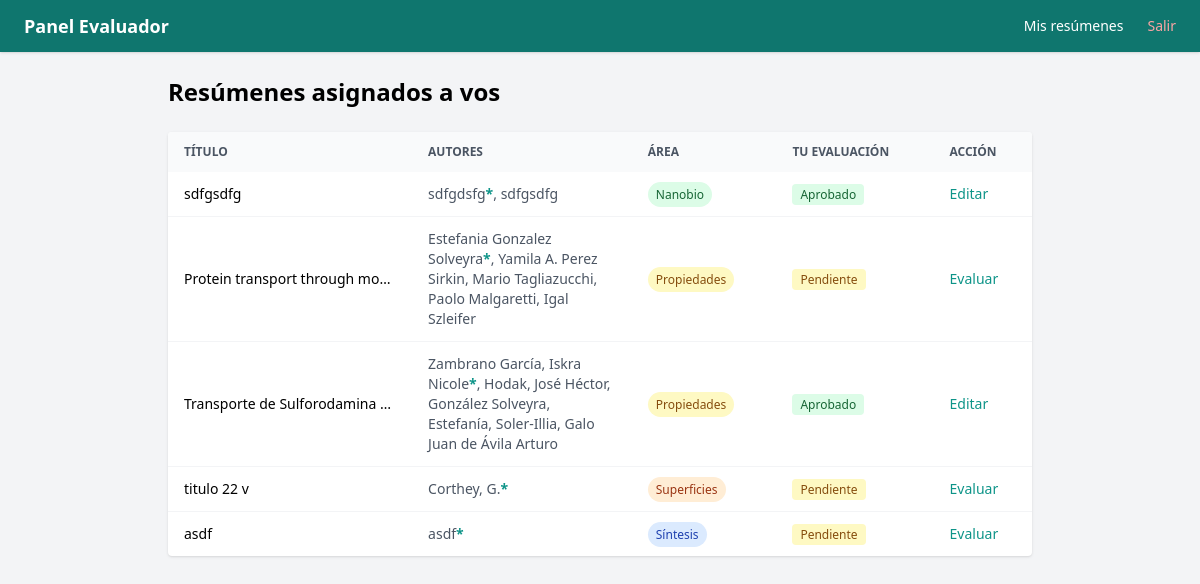
Screenshot of /eval (signed in) with the database file from the repository.
### app/models.py (models this page shows)
class Asignacion(Base):
    __tablename__ = "asignaciones"
    id = Column(Integer, primary_key=True, index=True)
    abstract_id = Column(Integer, ForeignKey("abstracts.id"), nullable=False)
    evaluador_id = Column(Integer, ForeignKey("users.id"), nullable=False)
    abstract = relationship("Abstract", back_populates="asignaciones")
    evaluador = relationship("User", back_populates="asignaciones")

class Abstract(Base):
    __tablename__ = "abstracts"
    id = Column(Integer, primary_key=True, index=True)
    titulo = Column(String, nullable=False)
    autor = Column(String, nullable=False)
    afiliacion = Column(String, nullable=False)
    email_autor = Column(String, nullable=False)
    contenido_html = Column(Text, nullable=False)
    presentacion_oral = Column(Integer, default=0)  # 1 = sí
    estado = Column(Enum(EstadoEnum), default=EstadoEnum.pendiente)
    fecha_envio = Column(DateTime, default=datetime.utcnow)
    reviews = relationship("Review", back_populates="abstract")
    asignaciones = relationship("Asignacion", back_populates="abstract")
    autores = relationship("Autor", back_populates="abstract", order_by="Autor.orden")
    afiliaciones = relationship("Afiliacion", back_populates="abstract", order_by="Afiliacion.orden")
    area_tematica = Column(String, nullable=True)
    referencias_html = Column(Text, nullable=True)
    tiene_referencias = Column(Integer, default=0)  # 1 = sí, 0 = no
    tipo_asignado_admin = Column(String, nullable=True)  # 'oral', 'poster', o None

class Autor(Base):
    __tablename__ = "autores"
    id = Column(Integer, primary_key=True, index=True)
    abstract_id = Column(Integer, ForeignKey("abstracts.id"), nullable=False)
    nombre = Column(String, nullable=False)
    orden = Column(Integer, nullable=False)
    es_presentador = Column(Integer, default=0)  # 1 = sí
    afiliaciones_ids = Column(String, nullable=True)  # ej: "1,2"
    abstract = relationship("Abstract", back_populates="autores")

### app/main.py (the view)
@app.get("/eval", response_class=HTMLResponse)
def eval_lista(
    request: Request,
    current_user: models.User = Depends(require_evaluador),
    db: Session = Depends(get_db)
):
    asignaciones = db.query(models.Asignacion).filter(
    models.Asignacion.evaluador_id == current_user.id
    ).all()
    reviews = db.query(models.Review).filter(
        models.Review.evaluador_id == current_user.id
    ).all()
    reviews_map = {r.abstract_id: r for r in reviews}
    return templates.TemplateResponse("eval/lista.html", {
        "request": request,
        "asignaciones": asignaciones,
        "reviews_map": reviews_map,
        "current_user": current_user
    })

### app/templates/eval/lista.html
{% extends "eval/base.html" %}
{% block content %}
<h1 class="text-2xl font-bold mb-6">Resúmenes asignados a vos</h1>
{% if asignaciones %}
<div class="bg-white rounded shadow overflow-x-auto">
    <table class="text-sm" style="min-width: 600px; width: 100%;">
        <thead class="bg-gray-50 text-gray-600 uppercase text-xs">
            <tr>
                <th class="px-4 py-3 text-left">Título</th>
                <th class="px-4 py-3 text-left">Autores</th>
                <th class="px-4 py-3 text-left">Área</th>
                <th class="px-4 py-3 text-left">Tu evaluación</th>
                <th class="px-4 py-3 text-left">Acción</th>
            </tr>
        </thead>
        <tbody class="divide-y divide-gray-100">
            {% for asig in asignaciones %}
            {% set review = reviews_map.get(asig.abstract_id) %}
            {% set area_info = {
                '1': ('Síntesis', 'bg-blue-100 text-blue-800'),
                '2': ('Autoensamblado', 'bg-purple-100 text-purple-800'),
                '3': ('Nanobio', 'bg-green-100 text-green-800'),
                '4': ('Superficies', 'bg-orange-100 text-orange-800'),
                '5': ('Propiedades', 'bg-yellow-100 text-yellow-800'),
                '6': ('Aplicaciones', 'bg-teal-100 text-teal-800'),
                '7': ('Nano y Salud', 'bg-red-100 text-red-800'),
            } %}
            {% set info = area_info.get(asig.abstract.area_tematica, ('—', 'bg-gray-100 text-gray-500')) %}
            <tr class="hover:bg-gray-50">
                <td class="px-4 py-3 font-medium" style="max-width: 200px;">
                    <div class="truncate">{{ asig.abstract.titulo | striptags }}</div>
                </td>
                <td class="px-4 py-3 text-gray-600" style="max-width: 180px;">
                    {% for autor in asig.abstract.autores %}
                        <span>{{ autor.nombre }}{% if autor.es_presentador %}<span class="text-teal-600 font-bold">*</span>{% endif %}{% if not loop.last %}, {% endif %}</span>
                    {% endfor %}
                </td>
                <td class="px-4 py-3">
                    <span class="px-2 py-1 rounded-full text-xs font-medium {{ info[1] }}">{{ info[0] }}</span>
                </td>
                <td class="px-4 py-3 whitespace-nowrap">
                    {% if review and review.decision %}
                        {% if review.decision.value == 'aprobado' %}
                            <span class="bg-green-100 text-green-800 px-2 py-0.5 rounded text-xs">Aprobado</span>
                        {% else %}
                            <span class="bg-red-100 text-red-800 px-2 py-0.5 rounded text-xs">Rechazado</span>
                        {% endif %}
                    {% else %}
                        <span class="bg-yellow-100 text-yellow-800 px-2 py-0.5 rounded text-xs">Pendiente</span>
                    {% endif %}
                </td>
                <td class="px-4 py-3">
                    <a href="/eval/{{ asig.abstract_id }}" class="text-teal-600 hover:underline font-medium">
                        {% if review and review.decision %}Editar{% else %}Evaluar{% endif %}
                    </a>
                </td>
            </tr>
            {% endfor %}
        </tbody>
    </table>
</div>
{% else %}
<div class="bg-white rounded shadow p-8 text-center text-gray-400">
    Todavía no tenés resúmenes asignados.
</div>
{% endif %}
{% endblock %}

### app/templates/eval/base.html (shortened to what this page needs)
<!DOCTYPE html>
<html lang="es">
<head>
    <script src="https://cdn.tailwindcss.com"></script>
</head>
<body class="bg-gray-100 min-h-screen">
    <nav class="bg-teal-700 text-white px-6 py-3 sticky top-0 z-50 shadow">
        <div class="flex items-center justify-between">
            <span class="font-bold text-lg">Panel Evaluador</span>
            <div class="hidden md:flex gap-6 text-sm">
                <a href="/eval" class="hover:underline">Mis resúmenes</a>
                <a href="/logout" class="hover:underline text-red-300">Salir</a>
            </div>
        </div>
    </nav>
    <div class="max-w-4xl mx-auto py-6 px-4">
        {% block content %}{% endblock %}
    </div>
</body>
</html>

### rows the page displays
Asignacion: abstract.titulo "sdfgsdfg", info "Nanobio", shows "Aprobado", shows "Editar"
Autor: nombre "sdfgdsfg"
Autor: nombre "sdfgsdfg"
Asignacion: abstract.titulo "Protein transport through mo…", info "Propiedades", shows "Pendiente", shows "Evaluar"
Autor: nombre "Estefania Gonzalez Solveyra"
Autor: nombre "Yamila A. Perez Sirkin"
Autor: nombre "Mario Tagliazucchi"
Autor: nombre "Paolo Malgaretti"
Autor: nombre "Igal Szleifer"
Asignacion: abstract.titulo "Transporte de Sulforodamina…", info "Propiedades", shows "Aprobado", shows "Editar"
Autor: nombre "Zambrano García, Iskra Nicole"
Autor: nombre "Hodak, José Héctor"
Autor: nombre "González Solveyra, Estefanía"
Autor: nombre "Soler-Illia, Galo Juan de Ávila Arturo"
Asignacion: abstract.titulo "titulo 22 v", info "Superficies", shows "Pendiente", shows "Evaluar"
Autor: nombre "Corthey, G."
Asignacion: abstract.titulo "asdf", info "Síntesis", shows "Pendiente", shows "Evaluar"
Autor: nombre "asdf"
